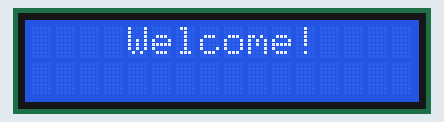
The program below on a simulated ESP8266 (NodeMCU). Shown: 16×2 character LCD. WiFi joins after 1.5 s; servers stay silent unless stated; what the program prints to the serial monitor is not drawn.

Above: at 0.1 s.
At 4.1 s:
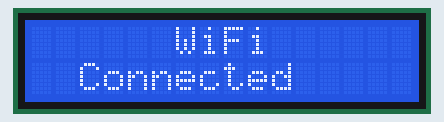
At 7.6 s:
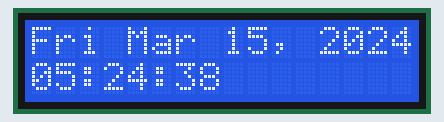
At 14.4 s:
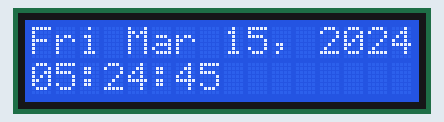
At 22.2 s:
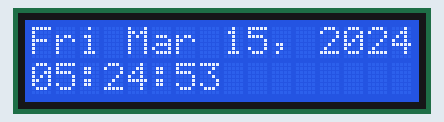
At 36.8 s:
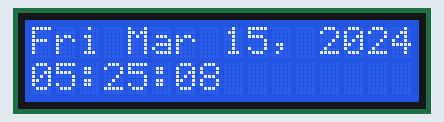

The program:

main.cpp
```cpp
//LIBRARIES
#include <arduino.h>
#include <ESP8266WiFi.h>
#include <ESP8266mDNS.h>
#include <WiFiUdp.h>
#include <ArduinoOTA.h>
#include <TimeLib.h>
#include <LiquidCrystal.h>

//SOFTWARE VARIABLES
int timeBeforeUpdate = 30; //SECONDS BETWEEN NTP UPDATES
char ssid[] = "SSID";
char pass[] = "PASSWORD";
char hostname[] = "NTP-CLOCK";
int HH = -5; //UTC HOURS DIFFERENCE
int MM = 0; //UTC MINUTES DIFFERENCE
unsigned int localPort = 2390;
IPAddress timeServerIP;

//TIME SERVERS
const char* ntpServerName = "time.nist.gov";
//const char* ntpServerName = "pool.ntp.org";

//GLOBAL VARIABLES
int ss;
int mm;
int hh;
int yy;
int da;
int mo;
int dayOfWeek;
const unsigned long seventyYears = 2208988800UL;
unsigned long epochLocal;
unsigned long secsSince1900;
const int NTP_PACKET_SIZE = 48;

//INIT PACKET AND LCD
byte packetBuffer[ NTP_PACKET_SIZE];
WiFiUDP udp;
LiquidCrystal lcd(14, 2, 0, 4, 5, 16);

//==============================================================
//                           PROGRAM
//==============================================================x

time_t sendNTPpacket(IPAddress& address) {
  memset(packetBuffer, 0, NTP_PACKET_SIZE);
  packetBuffer[0] = 0b11100011;
  packetBuffer[1] = 0;
  packetBuffer[2] = 6;
  packetBuffer[3] = 0xEC;
  packetBuffer[12]  = 49;
  packetBuffer[13]  = 0x4E;
  packetBuffer[14]  = 49;
  packetBuffer[15]  = 52;
  udp.beginPacket(address, 123);
  udp.write(packetBuffer, NTP_PACKET_SIZE);
  udp.endPacket();
  delay(1000);
  int cb = udp.parsePacket();
  if (!cb) {
    delay(1000);
    return 0;
  }
  else {
    udp.read(packetBuffer, NTP_PACKET_SIZE);
    unsigned long highWord = word(packetBuffer[40], packetBuffer[41]);
    unsigned long lowWord = word(packetBuffer[42], packetBuffer[43]);
    secsSince1900 = highWord << 16 | lowWord;
    return secsSince1900 - seventyYears;
  }
}

void displayUpdate(int hh, int mm, int ss, int yy, int dayOfWeek, int da, int mo) {
  lcd.clear();
  //YEAR
  lcd.setCursor(12, 0);
  lcd.print(yy);
  //DAY OF WEEK
  lcd.setCursor(0, 0);
  switch (dayOfWeek) {
      case 0:
      lcd.print("Sun");
      break;
      case 1:
      lcd.print("Mon");
      break;
      case 2:
      lcd.print("Tue");
      break;
      case 3:
      lcd.print("Wed");
      break;
      case 4:
      lcd.print("Thu");
      break;
      case 5:
      lcd.print("Fri");
      break;
      case 6:
      lcd.print("Sat");
      break;
   }
  //SECONDS
  lcd.setCursor(6, 1);
  if(ss < 10) {
    lcd.print("0");
    lcd.setCursor(7, 1);
  }
  lcd.print(ss, DEC);
  //MINUTES
  lcd.setCursor(3, 1);
  if(mm < 10) {
    lcd.print("0");
    lcd.setCursor(4, 1);
  }
  lcd.print(mm, DEC);
  lcd.setCursor(5, 1);
  lcd.print(":");
  //HOURS
  lcd.setCursor(0, 1);
  if(hh < 10) {
    lcd.print("0");
    lcd.setCursor(1, 1);
  }
  lcd.print(hh, DEC);
  lcd.setCursor(2, 1);
  lcd.print(":");
  //DAY
  lcd.setCursor(8, 0);
  if(da < 10) {
    lcd.print("0");
    lcd.setCursor(9, 0);
  }
  lcd.print(da);
  lcd.setCursor(10, 0);
  lcd.print(",");
  //MONTH
  lcd.setCursor(4, 0);
  switch(mo){
    case 1:
    lcd.print("Jan");
    break;
    case 2:
    lcd.print("Feb");
    break;
    case 3:
    lcd.print("Mar");
    break;
    case 4:
    lcd.print("Apr");
    break;
    case 5:
    lcd.print("May");
    break;
    case 6:
    lcd.print("Jun");
    break;
    case 7:
    lcd.print("Jul");
    break;
    case 8:
    lcd.print("Aug");
    break;
    case 9:
    lcd.print("Sep");
    break;
    case 10:
    lcd.print("Oct");
    break;
    case 11:
    lcd.print("Nov");
    break;
    case 12:
    lcd.print("Dec");
    break;
  }
}

void timeCarry() {
  if (ss > 59) {
    mm += 1;
    ss -= 60;
  }
  if (mm > 59) {
    hh += 1;
    mm -= 60;
  }
  if (hh > 23) {
    dayOfWeek += 1;
    da += 1;
    hh -= 24;
  }
  if (dayOfWeek > 6) {
    dayOfWeek -= 7;
  }
}

void timeUpdate() {
  for (int i= -1; i<timeBeforeUpdate; i++) {
    ss ++;
    timeCarry();
    displayUpdate(hh, mm, ss, yy, dayOfWeek, da, mo);
    delay(1000 - (1000 / timeBeforeUpdate));
  }
}

void secondsToVariables(time_t secs) {
  time_t epochLocal = secs + (HH * 3600)+(MM * 60);
  ss = second(epochLocal);
  mm = minute(epochLocal);
  hh = hour(epochLocal);
  yy = year(epochLocal);
  da = day(epochLocal);
  mo = month(epochLocal);
  dayOfWeek = (((epochLocal / 86400) + 4) % 7);
}

void setup() {
  //INIT
  Serial.begin(115200);
  Serial.println("Serial Started");
  lcd.begin(16, 2);
  lcd.setCursor(4, 0);
  lcd.print("Welcome!");
  WiFi.mode(WIFI_STA);
  WiFi.hostname(hostname);
  WiFi.begin(ssid, pass);
  while (WiFi.status() != WL_CONNECTED) {
    delay(500);
  }
  delay(2500);
  ArduinoOTA.onStart([](){
    Serial.println("Start");

  });
  ArduinoOTA.onEnd([](){
    Serial.println("\nEnd");
  });
  ArduinoOTA.onProgress([](unsigned int progress, unsigned int total) {
    Serial.printf("Progress: %u%%\r", (progress / (total / 100)));
  });
  ArduinoOTA.onError([](ota_error_t error) {
    lcd.setCursor(0,0);
    if (error == OTA_AUTH_ERROR) lcd.println("Auth Failed");
    else if (error == OTA_BEGIN_ERROR) lcd.println("Begin Failed");
    else if (error == OTA_CONNECT_ERROR) lcd.println("Connect Failed");
    else if (error == OTA_RECEIVE_ERROR) lcd.println("Receive Failed");
    else if (error == OTA_END_ERROR) lcd.println("End Failed");
    delay(2500);
  });
  ArduinoOTA.begin();
  udp.begin(localPort);
  lcd.clear();
  lcd.setCursor(6, 0);
  lcd.print("WiFi");
  lcd.setCursor(2, 1);
  lcd.print("Connected");
  delay(2500);
}

void loop() {
  ArduinoOTA.handle();
  WiFi.hostByName(ntpServerName, timeServerIP);
  time_t secs = sendNTPpacket(timeServerIP);
  secondsToVariables(secs);
  timeUpdate();
}
```

Measured:
- what the display in image 1 shows lasts 3.5 s, from 4.1 s to 7.6 s
- what the display in image 3 shows lasts 1.0 s, from 14.4 s to 15.4 s
